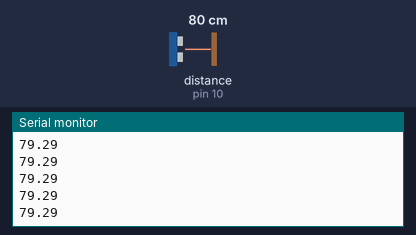
The sketch below on a simulated Arduino Uno, built with avr-gcc and run on an emulated ATmega328P. On the bench: the last lines printed to the serial monitor. Inputs (shaded band) come from the test bench; at power-on: distance to the obstacle (sensor on pin 10) 80 cm. The echo pulse lasts 58.3 µs per cm.

Above: at 1.2 s.
1.3 s: distance to the obstacle (sensor on pin 10) set to 2 cm
At 1.35 s:
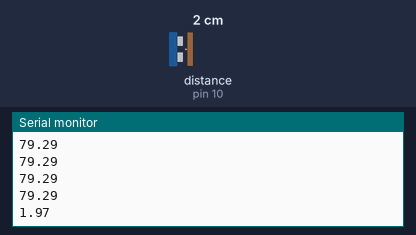
2.8 s: distance to the obstacle (sensor on pin 10) set to 4 cm
At 2.83 s:
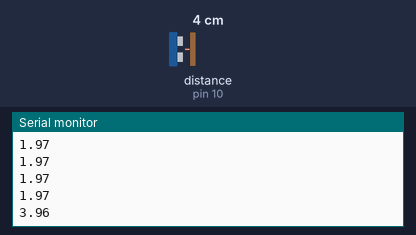
Timing chart, 0 to 5.8 s (numbered marks = the images above; inputs shaded):
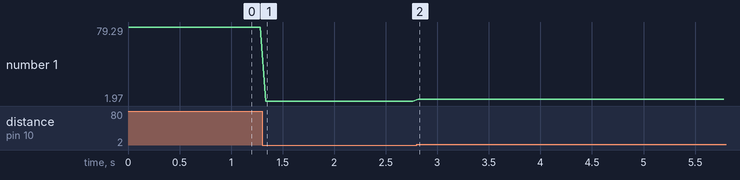

Measured:
- after the input at 1.3 s, the serial monitor: prints a new line at once (image 1)
- after the input at 2.8 s, the serial monitor: prints a new line at once (image 2)
- plotted number 1: 79.29 → 1.97 after the input at 1.3 s, 1.97 → 3.96 after the input at 2.8 s

The sketch:

code_file.ino
```cpp
void setup()
{
  pinMode(10, OUTPUT);
  pinMode(9, OUTPUT);
  Serial.begin(9600);
}

void loop()
{
  digitalWrite(9,LOW);
  delayMicroseconds(3);
  digitalWrite(9,HIGH);
  delayMicroseconds(10);
  digitalWrite(9,LOW);
  delayMicroseconds(3);
  long t=pulseIn(10,HIGH);
  float d=0.017*t;
  Serial.print(d);
  Serial.write("\n");
  delay(50);
}
```
